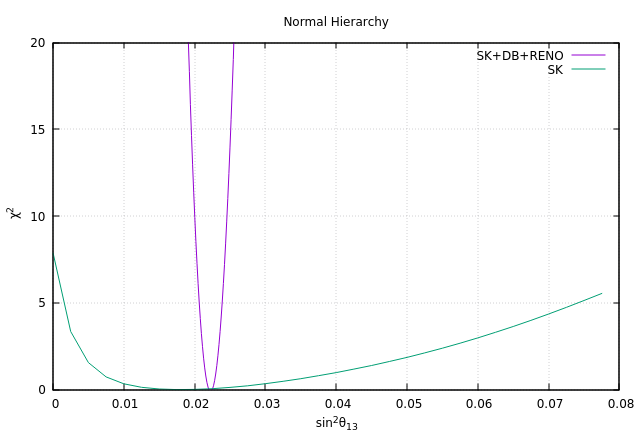

Reproduce this figure in gnuplot.
#!/usr/local/bin/gnuplot -persist
#
#    
#    	G N U P L O T
#    	Version 5.4 patchlevel 0    last modified 2020-07-13 
#    
#    	Copyright (C) 1986-1993, 1998, 2004, 2007-2020
#    	Thomas Williams, Colin Kelley and many others
#    
#    	gnuplot home:     http://www.gnuplot.info
#    	faq, bugs, etc:   type "help FAQ"
#    	immediate help:   type "help"  (plot window: hit 'h')
# set terminal qt 0 font "Sans,9"
# set output
unset clip points
set clip one
unset clip two
unset clip radial
set errorbars front 1.000000 
set border 31 front lt black linewidth 1.000 dashtype solid
set zdata 
set ydata 
set xdata 
set y2data 
set x2data 
set boxwidth
set boxdepth 0
set style fill  empty border
set style rectangle back fc  bgnd fillstyle   solid 1.00 border lt -1
set style circle radius graph 0.02 
set style ellipse size graph 0.05, 0.03 angle 0 units xy
set dummy x, y
set format x "% h" 
set format y "% h" 
set format x2 "% h" 
set format y2 "% h" 
set format z "% h" 
set format cb "% h" 
set format r "% h" 
set ttics format "% h"
set timefmt "%d/%m/%y,%H:%M"
set angles radians
set tics back
set grid nopolar
set grid xtics nomxtics ytics nomytics noztics nomztics nortics nomrtics \
 nox2tics nomx2tics noy2tics nomy2tics nocbtics nomcbtics
set grid layerdefault   lt 0 linecolor 0 linewidth 0.500,  lt 0 linecolor 0 linewidth 0.500
unset raxis
set theta counterclockwise right
set style parallel front  lt black linewidth 2.000 dashtype solid
set key notitle
set key fixed right top vertical Right noreverse enhanced autotitle nobox
set key noinvert samplen 4 spacing 1 width 0 height 0 
set key maxcolumns 0 maxrows 0
set key noopaque
unset label
unset arrow
unset style line
unset style arrow
set style histogram clustered gap 2 title textcolor lt -1
unset object
unset walls
set style textbox  transparent margins  1.0,  1.0 border  lt -1 linewidth  1.0
set offsets 0, 0, 0, 0
set pointsize 1
set pointintervalbox 1
set encoding utf8
unset polar
unset parametric
unset spiderplot
unset decimalsign
unset micro
unset minussign
set view 60, 30, 1, 1
set view azimuth 0
set rgbmax 255
set samples 100, 100
set isosamples 10, 10
set surface 
unset contour
set cntrlabel  format '%8.3g' font '' start 5 interval 20
set mapping cartesian
set datafile separator whitespace
set datafile nocolumnheaders
unset hidden3d
set cntrparam order 4
set cntrparam linear
set cntrparam levels 5
set cntrparam levels auto
set cntrparam firstlinetype 0 unsorted
set cntrparam points 5
set size ratio 0 1,1
set origin 0,0
set style data points
set style function lines
unset xzeroaxis
unset yzeroaxis
unset zzeroaxis
unset x2zeroaxis
unset y2zeroaxis
set xyplane relative 0.5
set tics scale  1, 0.5, 1, 1, 1
set mxtics default
set mytics default
set mztics default
set mx2tics default
set my2tics default
set mcbtics default
set mrtics default
set nomttics
set xtics border in scale 1,0.5 mirror norotate  autojustify
set xtics  norangelimit autofreq 
set ytics border in scale 1,0.5 mirror norotate  autojustify
set ytics  norangelimit autofreq 
set ztics border in scale 1,0.5 nomirror norotate  autojustify
set ztics  norangelimit autofreq 
unset x2tics
unset y2tics
set cbtics border in scale 1,0.5 mirror norotate  autojustify
set cbtics  norangelimit autofreq 
set rtics axis in scale 1,0.5 nomirror norotate  autojustify
set rtics  norangelimit autofreq 
unset ttics
set title "Normal Hierarchy" 
set title  font "" textcolor lt -1 norotate
set timestamp bottom 
set timestamp "" 
set timestamp  font "" textcolor lt -1 norotate
set trange [ * : * ] noreverse nowriteback
set urange [ * : * ] noreverse nowriteback
set vrange [ * : * ] noreverse nowriteback
set xlabel "sin^2{/symbol q}_{13}" 
set xlabel  font "" textcolor lt -1 norotate
set x2label "" 
set x2label  font "" textcolor lt -1 norotate
set xrange [ * : * ] noreverse writeback
set x2range [ * : * ] noreverse writeback
set ylabel "{/symbol c}^2" 
set ylabel  font "" textcolor lt -1 rotate
set y2label "" 
set y2label  font "" textcolor lt -1 rotate
set yrange [ 0.00000 : 20.0000 ] noreverse writeback
set y2range [ * : * ] noreverse writeback
set zlabel "" 
set zlabel  font "" textcolor lt -1 norotate
set zrange [ * : * ] noreverse writeback
set cblabel "" 
set cblabel  font "" textcolor lt -1 rotate
set cbrange [ * : * ] noreverse writeback
set rlabel "" 
set rlabel  font "" textcolor lt -1 norotate
set rrange [ * : * ] noreverse writeback
unset logscale
unset jitter
set zero 1e-08
set lmargin  -1
set bmargin  -1
set rmargin  -1
set tmargin  -1
set locale "es_MX.UTF-8"
set pm3d explicit at s
set pm3d scansautomatic
set pm3d interpolate 1,1 flush begin noftriangles noborder corners2color mean
set pm3d clip z 
set pm3d nolighting
set palette positive nops_allcF maxcolors 0 gamma 1.5 color model RGB 
set palette rgbformulae 7, 5, 15
set colorbox default
set colorbox vertical origin screen 0.9, 0.2 size screen 0.05, 0.6 front  noinvert bdefault
set style boxplot candles range  1.50 outliers pt 7 separation 1 labels auto unsorted
set loadpath 
set fontpath
set psdir
set fit brief errorvariables nocovariancevariables errorscaling prescale nowrap v5
GNUTERM = "qt"
VoxelDistance = 9.00500479207635e-308
## Last datafile plotted: "sin2t13_vs_chi_sk2018nh.dat"
plot 'new_sin2t13_vs_chi2_nh.dat' w l title 'SK+DB+RENO', 'sin2t13_vs_chi_sk2018nh.dat' w l title 'SK'
#    EOF
